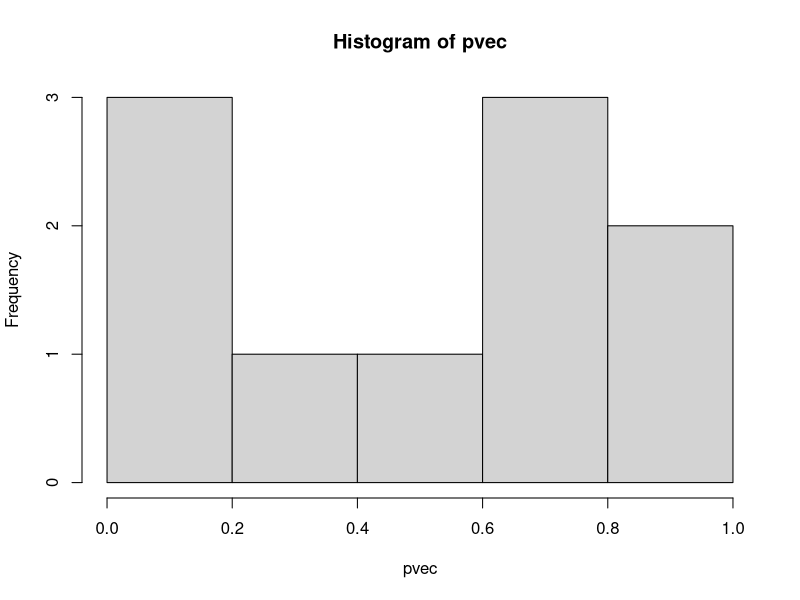

This figure's R source: (Note: this script raises an error after producing the figure.)
## Variability, Sampling Distributions and Simulation

## Clinic on the Meaningful Modeling of Epidemiological Data
## International Clinics on Infectious Disease Dynamics and Data (ICI3D) Program
## African Institute for Mathematical Sciences, Muizenberg, RSA

## (C) MMED community, 2019 www.ici3d.org

## We are going to _simulate_ a study and then analyze the data. Why?

## How much variability do we expect if we do the same experiment over and over?

## Does our fitting model work?
	## Did we make a mistake?
	## Does the dynamical model work?

## Linking dynamical models to data is hard!
	## For complicated models, we really want to test whether our machine works

## Is our approach robust?
	## What if our distributional assumptions aren't quite right?
	## What if our dynamical assumptions aren't quite right?

######################################################################

## Do HIV+ women produce fewer offspring?

## First cut: a cross-sectional study
## This measures only associations and we're worried about confounding
## Let's recruit women between the age of 20 and 30
	## Do we need to research the assumption that prevalence of sex is high in this group?
	## Should we ask people and exclude those who report 0 sexual partners?
	## NEEDS MORE DISCUSSION

set.seed(601)

makePop <- function(sampleSize, prev, fertProb, orPos)
{

	## Calculate fertility of pos women based on OR
	fertOdds <- fertProb/(1-fertProb)
	posFertOdds <- fertOdds*orPos
	posFertProb <- posFertOdds/(1+posFertOdds)

	hivStatus <- sample(
		c("Pos", "Neg"), size=sampleSize
		, replace=TRUE, prob=c(prev, 1-prev)
	)
	fertility <- rbinom(sampleSize
		, prob=ifelse(hivStatus=="Neg", fertProb, posFertProb)
		, size=1
	)

	return(data.frame(hivStatus, fertility))
}

## Now we have some data, and we pretend for a while we don't know where we got it
## Do a logistic regression using glm in R

## glm family binomial does a logistic regression (thinks on log odds scale) by default
## More realistic version would have covariates
# m <- glm(fertility ~ hivStatus + age + educ + cricketSupporter)

analyzePop <- function(pop){
	m <- glm(fertility ~ hivStatus, family="binomial", data=pop)
	co <- summary(m)$coef
	return(co[["hivStatusPos", ncol(co)]])
}

print(analyzePop(makePop(
	sampleSize = 5e3 , prev = 0.3 , fertProb = 0.2 , orPos = 0.8
)))

repSim <- function(numSims, sampleSize = 5e3
	, prev = 0.3 , fertProb = 0.2 , orPos = 0.8
)
{
	replicate(numSims, {
		pop <- makePop(sampleSize, prev, fertProb, orPos)
		return(analyzePop(pop))
	})
}

## Does this test actually work?

## Step 1: Do we get nominal coverage when we assume the null is true?
	## 1-α (typically 95%) of the time, if nothing is happening we shouldn't think we saw anything
	## 95% of the time the CI should contain 0

## We can switch between these for development or serious checking
numSims <- 1e4
numSims <- 1e1

pvec <- repSim(numSims=numSims, orPos=1)
mean(pvec < 0.05)
hist(pvec)

## Step 2: Do we get nominal coverage when we assume our hypothesis is true?
	## 95% of the time CI should contain the value we used for simulation

### Code below here added after lecture
### We really want to return CIs and P values from the 

newAnalyzePop <- function(pop){
	m <- glm(fertility ~ hivStatus, family="binomial", data=pop)
	co <- confint(m)["hivStatusPos", ]
	return(co)
	return(co[["hivStatusPos", ncol(co)]])
}

print(ciPop(makePop(
	sampleSize = 5e3 , prev = 0.3 , fertProb = 0.2 , orPos = 0.8
)))

## Step 3: How often will we see something clear assuming the hypothesis is true?
